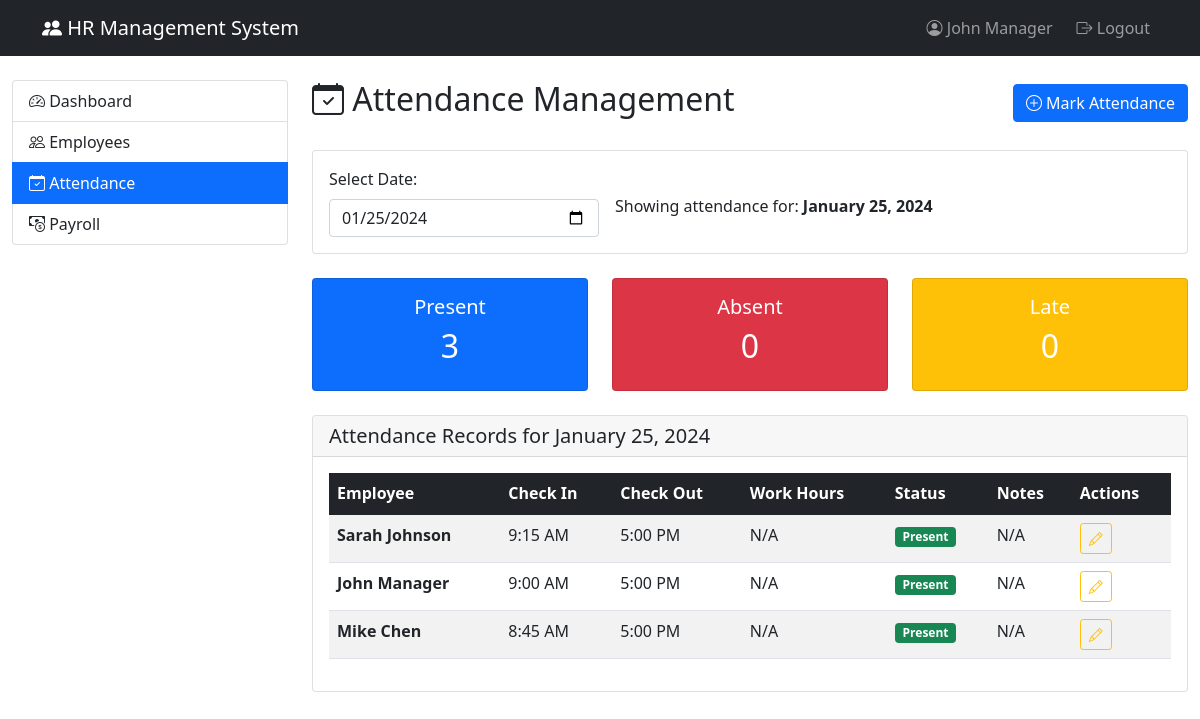
/attendance.php?date=2024-01-25 (signed in), run on the app's committed database.
### tables this page shows
CREATE TABLE `attendance` (
  `attendance_id` int(11) NOT NULL,
  `emp_id` int(11) NOT NULL,
  `check_in` datetime DEFAULT NULL,
  `check_out` datetime DEFAULT NULL,
  `work_hours` decimal(4,2) DEFAULT NULL,
  `date` date NOT NULL,
  `status` enum('present','absent','late','half_day','holiday') DEFAULT NULL,
  `notes` text DEFAULT NULL
);

CREATE TABLE `employees` (
  `emp_id` int(11) NOT NULL,
  `first_name` varchar(50) NOT NULL,
  `last_name` varchar(50) NOT NULL,
  `email` varchar(100) NOT NULL,
  `phone` varchar(20) DEFAULT NULL,
  `hire_date` date NOT NULL,
  `job_title` varchar(100) DEFAULT NULL,
  `dept_id` int(11) DEFAULT NULL,
  `salary` decimal(10,2) DEFAULT NULL,
  `password_hash` varchar(255) NOT NULL,
  `user_role` enum('admin','manager','employee') DEFAULT 'employee',
  `status` enum('active','inactive','on_leave') DEFAULT 'active',
  `created_at` timestamp NOT NULL DEFAULT current_timestamp()
);

### attendance.php (the view, shortened to what this page needs)
<?php
require_once 'includes/config.php';
try {
    $selected_date = isset($_GET['date']) ? $_GET['date'] : date('Y-m-d');
    $stmt = $pdo->prepare("
        SELECT a.*, e.first_name, e.last_name, e.email
        FROM attendance a
        JOIN employees e ON a.emp_id = e.emp_id
        WHERE a.date = ?
        ORDER BY a.check_in DESC
    ");
    $stmt->execute([$selected_date]);
    $attendance_records = $stmt->fetchAll(PDO::FETCH_ASSOC);
    $total_present = count(array_filter($attendance_records, function($a) { return $a['status'] == 'present'; }));
    $total_absent = count(array_filter($attendance_records, function($a) { return $a['status'] == 'absent'; }));
    $total_late = count(array_filter($attendance_records, function($a) { return $a['status'] == 'late'; }));
} catch(PDOException $e) {
    $error = "Error loading attendance data: " . $e->getMessage();
}
?>
<!DOCTYPE html>
<html lang="en">
<head>
    <link href="https://cdn.jsdelivr.net/npm/bootstrap@5.1.3/dist/css/bootstrap.min.css" rel="stylesheet">
    <link rel="stylesheet" href="https://cdn.jsdelivr.net/npm/bootstrap-icons@1.8.1/font/bootstrap-icons.css">
</head>
<body>
    <nav class="navbar navbar-expand-lg navbar-dark bg-dark">
        <div class="container">
            <a class="navbar-brand" href="dashboard.php">
                <i class="bi bi-people-fill"></i> HR Management System
            </a>
            <div class="navbar-nav ms-auto">
                <span class="navbar-text me-3">
                    <i class="bi bi-person-circle"></i>
                    <?php echo $_SESSION['user_name']; ?>
                </span>
                <a class="nav-link" href="logout.php">
                    <i class="bi bi-box-arrow-right"></i> Logout
                </a>
            </div>
        </div>
    </nav>
    <div class="container-fluid mt-4">
        <div class="row">
            <div class="col-md-3">
                <div class="list-group">
                    <a href="dashboard.php" class="list-group-item list-group-item-action">
                        <i class="bi bi-speedometer2"></i> Dashboard
                    </a>
                    <a href="employees.php" class="list-group-item list-group-item-action">
                        <i class="bi bi-people"></i> Employees
                    </a>
                    <a href="attendance.php" class="list-group-item list-group-item-action active">
                        <i class="bi bi-calendar-check"></i> Attendance
                    </a>
                    <a href="payroll.php" class="list-group-item list-group-item-action">
                        <i class="bi bi-cash-coin"></i> Payroll
                    </a>
                </div>
            </div>
            <div class="col-md-9">
                <div class="d-flex justify-content-between align-items-center mb-4">
                    <h2><i class="bi bi-calendar-check"></i> Attendance Management</h2>
                    <button class="btn btn-primary" data-bs-toggle="modal" data-bs-target="#markAttendanceModal">
                        <i class="bi bi-plus-circle"></i> Mark Attendance
                    </button>
                </div>
                <div class="card mb-4">
                    <div class="card-body">
                        <form method="GET" class="row g-3 align-items-center">
                            <div class="col-md-4">
                                <label for="date" class="form-label">Select Date:</label>
                                <input type="date" class="form-control" id="date" name="date" value="<?php echo $selected_date; ?>" onchange="this.form.submit()">
                            </div>
                            <div class="col-md-8">
                                <p class="mb-0 mt-2">Showing attendance for: <strong><?php echo date('F j, Y', strtotime($selected_date)); ?></strong></p>
                            </div>
                        </form>
                    </div>
                </div>
                <div class="row mb-4">
                    <div class="col-md-4">
                        <div class="card bg-primary text-white">
                            <div class="card-body text-center">
                                <h5>Present</h5>
                                <h2><?php echo $total_present; ?></h2>
                            </div>
                        </div>
                    </div>
                    <div class="col-md-4">
                        <div class="card bg-danger text-white">
                            <div class="card-body text-center">
                                <h5>Absent</h5>
                                <h2><?php echo $total_absent; ?></h2>
                            </div>
                        </div>
                    </div>
                    <div class="col-md-4">
                        <div class="card bg-warning text-white">
                            <div class="card-body text-center">
                                <h5>Late</h5>
                                <h2><?php echo $total_late; ?></h2>
                            </div>
                        </div>
                    </div>
                </div>
                <div class="card">
                    <div class="card-header">
                        <h5 class="card-title mb-0">Attendance Records for <?php echo date('F j, Y', strtotime($selected_date)); ?></h5>
                    </div>
                    <div class="card-body">
                        <div class="table-responsive">
                            <table class="table table-striped table-hover">
                                <thead class="table-dark">
                                    <tr>
                                        <th>Employee</th>
                                        <th>Check In</th>
                                        <th>Check Out</th>
                                        <th>Work Hours</th>
                                        <th>Status</th>
                                        <th>Notes</th>
                                        <th>Actions</th>
                                    </tr>
                                </thead>
                                <tbody>
                                    <?php if(empty($attendance_records)): ?>
                                        <tr>
                                            <td colspan="7" class="text-center text-muted py-4">
                                                No attendance records found for this date.
                                            </td>
                                        </tr>
                                    <?php else: ?>
                                        <?php foreach($attendance_records as $record): ?>
                                        <tr>
                                            <td>
                                                <strong><?php echo $record['first_name'] . ' ' . $record['last_name']; ?></strong>
                                            </td>
                                            <td><?php echo $record['check_in'] ? date('g:i A', strtotime($record['check_in'])) : 'N/A'; ?></td>
                                            <td><?php echo $record['check_out'] ? date('g:i A', strtotime($record['check_out'])) : 'N/A'; ?></td>
                                            <td><?php echo $record['work_hours'] ? number_format($record['work_hours'], 2) . ' hrs' : 'N/A'; ?></td>
                                            <td>
                                                <span class="badge bg-<?php
                                                    echo $record['status'] == 'present' ? 'success' :
                                                        ($record['status'] == 'absent' ? 'danger' :
                                                        ($record['status'] == 'late' ? 'warning' : 'secondary'));
                                                ?>">
                                                    <?php echo ucfirst($record['status']); ?>
                                                </span>
                                            </td>
                                            <td><?php echo $record['notes'] ?: 'N/A'; ?></td>
                                            <td>
                                                <button class="btn btn-sm btn-outline-warning edit-attendance"
                                                        data-record='<?php echo json_encode($record); ?>'
                                                        data-bs-toggle="modal"
                                                        data-bs-target="#markAttendanceModal">
                                                    <i class="bi bi-pencil"></i>
                                                </button>
                                            </td>
                                        </tr>
                                        <?php endforeach; ?>
                                    <?php endif; ?>
                                </tbody>
                            </table>
                        </div>
                    </div>
                </div>
            </div>
        </div>
    </div>
</body>
</html>

### data on the page
attendance: emp.first_name "Sarah", emp.last_name "Johnson", check_in "9:15 AM", check_out "5:00 PM", shows "N/A", status "Present", notes "N/A"
attendance: emp.first_name "John", emp.last_name "Manager", check_in "9:00 AM", check_out "5:00 PM", shows "N/A", status "Present", notes "N/A"
attendance: emp.first_name "Mike", emp.last_name "Chen", check_in "8:45 AM", check_out "5:00 PM", shows "N/A", status "Present", notes "N/A"

### other printed values
$_SESSION['user_name'] "John Manager"
date('F j, Y', strtotime($selected_date)) "January 25, 2024"
$total_present "3"
$total_absent "0"
$total_late "0"
